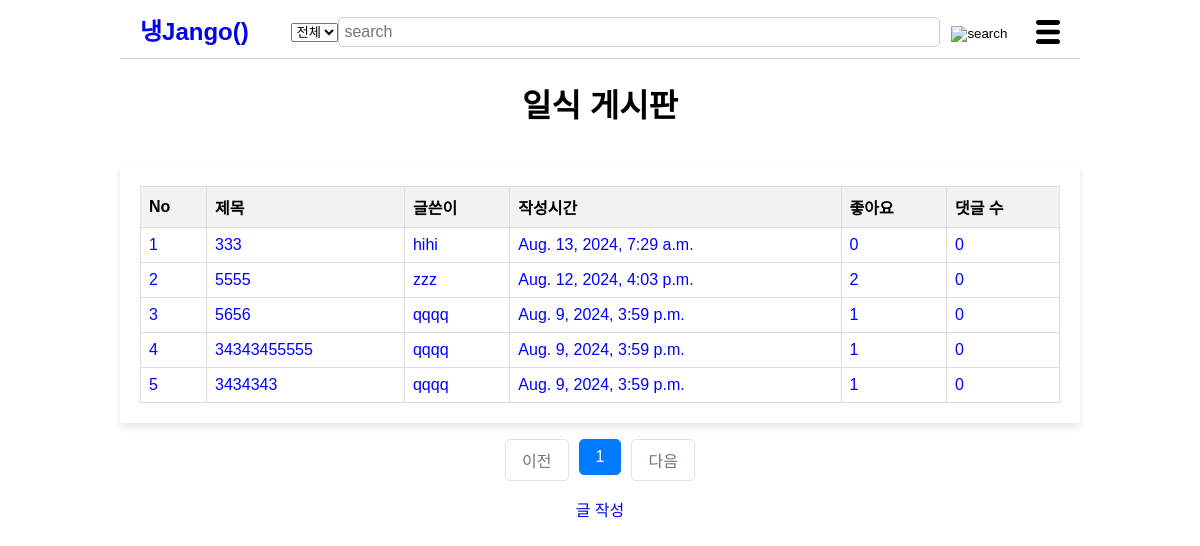
The app's page /japanpost/, older data.
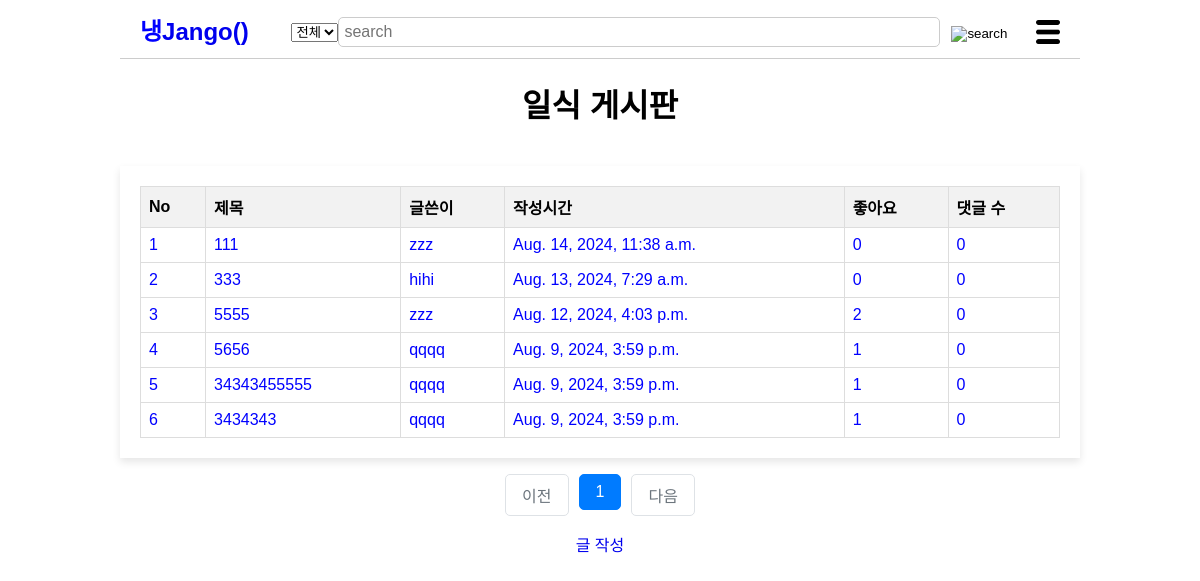
The same page, newer data.
### post/models.py (models this page shows, shortened)
class Post(models.Model):
    title = models.CharField(max_length=200)
    cooktime = models.IntegerField()
    ingredient = models.TextField()
    cookmethod = models.TextField()
    created_at=models.DateTimeField(auto_now_add=True)
    writer=models.ForeignKey(User, on_delete=models.CASCADE)
    like_users=models.ManyToManyField(settings.AUTH_USER_MODEL, related_name='like_posts', blank=True)
    updated_at=models.DateTimeField(null=True, blank=True, auto_now=True)
    category = models.ForeignKey(Category, on_delete=models.CASCADE)

### post/views/post_views.py (the view)
# urls.py: path('<str:category_name>/',list, name='list'),
def list(request, category_name):
    request.session['previous_page'] = request.get_full_path()
    category = get_object_or_404(Category, name=category_name)
    posts = Post.objects.filter(category=category).annotate(comment_count=Count('comment')).order_by('-created_at')
    page=request.GET.get('page', '1')
    paginator=Paginator(posts, 10)
    page_obj=paginator.get_page(page)
    context={
        'list': page_obj,
        }
    if category_name=="koreapost":
        return render(request, 'koreapost.html', context)
    elif category_name=="chinapost":
        return render(request, 'chinapost.html', context)
    elif category_name=="japanpost":
        return render(request, 'japanpost.html', context)
    else:
        return render(request, '404.html')

### post/templates/japanpost.html (shortened to what this page needs)
<!DOCTYPE html>
<html lang="ko">
    <head>
        {% load static %}
        <link rel="stylesheet" href="{%static 'css/styles-japanpost.css' %}">
        <!-- {% load static %}
        <link rel="stylesheet" href="styles-japanpost.css"> -->
    </head>
    <body>
        <header>
            <div class="logo"><a href="{% url 'post:main' %}">
                <span class="blue">냉</span>Jango() </a>
            </div>
            <form method="POST" action="{% url 'post:search' user.id %}">
                <div class="search-bar">
                    <select name="search_select">
                        <option value="전체">전체</option>
                    </select>
                    <input type="text" placeholder="search" name="searched">
                    <button><img src="{% static 'image/search-icon.png' %}" alt="search"></button>
                </div>
            </form>
            <div class="menu-icon">
                <img src="{% static 'image/menu-icon.png' %}" alt="menu">
            </div>
        </header>
        <h1>일식 게시판</h1>
        <br>
        <div class="container">
            <table>
                <thead>
                    <tr>
                        <th>No</th>
                        <th>제목</th>
                        <th>글쓴이</th>
                        <th>작성시간</th>
                        <th>좋아요</th>
                        <th>댓글 수</th>
                    </tr>
                </thead>
                <tbody>
                    {% for post in list %}
                    <tr class="fixed" data-href="{% url 'post:show' post.id %}">
                        <td>{{ forloop.counter }}</td>
                        <td>{{ post.title }}</td>
                        <td>{{ post.writer }}</td>
                        <td>{{ post.created_at }}</td>
                        <td>{{ post.like_users.all.count }}</td>
                        <td>{{ post.comment_count }}</td>
                    </tr>
                    {% endfor %}
                </tbody>
            </table>
        </div>
        <ul class="pagination justify-content-center">
            {% if list.has_previous %}
                <li class="page-item">
                    <a class="page-link" href="?page={{ list.previous_page_number }}">이전</a>
                </li>
            {% else %}
                <li class="page-item disabled">
                    <a class="page-link" tabindex="-1" aria-disabled="true" href="#">이전</a>
                </li>
            {% endif %}
            {% for page_number in list.paginator.page_range %}
            {% if page_number >= list.number|add:-5 and page_number <= list.number|add:5 %}
            {% if page_number == list.number %}
                <li class="page-item active" aria-current="page">
                    <a class="page-link" href="?page={{ page_number }}">{{ page_number }}</a>
                </li>
            {% else %}
                <li class="page-item">
                    <a class="page-link" href="?page={{ page_number }}">{{ page_number }}</a>
                </li>
            {% endif %}
            {% endif %}
            {% endfor %}
            {% if list.has_next %}
                <li class="page-item">
                    <a class="page-link" href="?page={{ list.next_page_number }}">다음</a>
                </li>
            {% else %}
                <li class="page-item disabled">
                    <a class="page-link" tabindex="-1" aria-disabled="true" href="#">다음</a>
                </li>
            {% endif %}
        </ul>
        <a href="{% url 'post:write' %}">글 작성</a>
    </body>
</html>

Row changes from the older to the newer data that the page shows:
added Post: title "111", writer "zzz", created_at "Aug. 14, 2024, 11:38 a.m.", like_users.all.count "0", comment_count "0"
